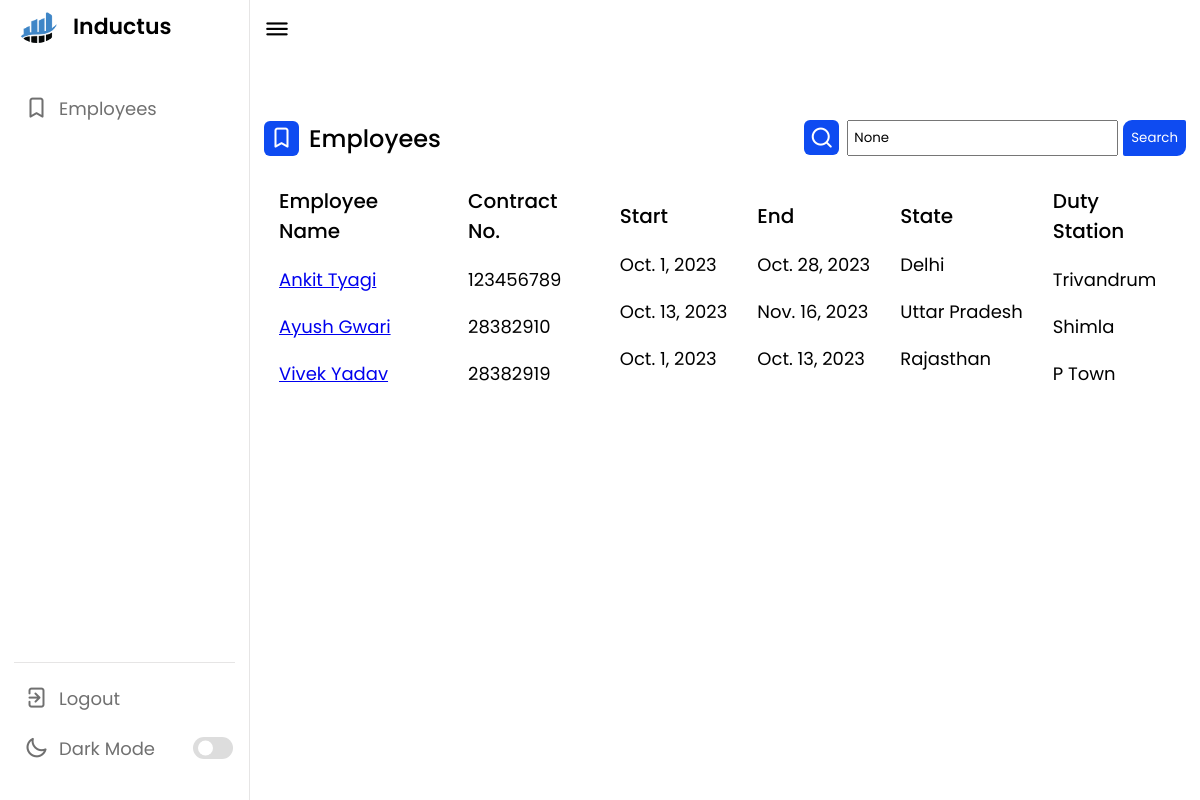
The app's page /search/ (signed in) with its own data.
### base/models.py (models this page shows, shortened)
class Employee(models.Model):
    uuid = models.UUIDField(default = uuid.uuid4,primary_key=True,editable=False)
    Emp_name = models.CharField(max_length=30)
    email = models.EmailField(max_length=50)
    contract_no = models.CharField(unique=True,max_length=15,)
    contract_start_date = models.DateField()
    contract_end_date = models.DateField()
    phone_number = models.CharField(unique=True,max_length=10)
    state = models.CharField(max_length=30)
    duty_station = models.CharField(max_length=40)

### base/views.py (the view)
# urls.py: path('search/',Search,name = "search"),
@login_required(login_url='login')
def Search(request):
    search_query = request.GET.get('search_query')
    if search_query:
        employ = Employee.objects.filter( Q(Emp_name__icontains=search_query) | Q(contract_no__icontains=search_query))
    else:
        employ = Employee.objects.all()
    context = {
        'employ': employ,
        'search_query': search_query,
        }
    return render(request,'employees.html',context)

### base/templates/employees.html (shortened to what this page needs)
{% extends 'base.html' %}
{% load static %}
{% block start %}
<div class="activity">
    <div class="emp-title">
        <div class = "title-wrapper">
        <i class="uil uil-bookmark"></i>
        <span class="text">Employees</span>
    </div>
        <form id = "search-form" method = 'get' action = "/search">
        <div class="search-box">
            <i class="uil uil-search"></i>
            <input name = "search_query" type="text" value = "{{search_query}}"placeholder="Search Employee...">
            <button type = submit style = "  background-color: #04AA6D;
            border: none;
            color: white;
            padding:8px;
            margin-left:5px;
            border-radius: 9px 2px;
            background-color: #0E4BF1;
          ">Search</button>
        </div>
    </form>
    </div>
        <div class="activity-data">
        <div class="data names">
            <span class="data-title">Employee Name</span>
            {% for employee in employ %}
            <span class="data-list"><a href="{% url 'employee' employee.uuid %}">{{employee.Emp_name}}</a></span>
            {% endfor %}
        </div>
        <div class="data email">
            <span class="data-title">Contract No.</span>
            {% for employee in employ %}
            <span class="data-list">{{employee.contract_no}}</span>
            {% endfor %}
        </div>
        <div class="data joined">
            <span class="data-title">Start</span>
            {% for employee in employ %}
            <span class="data-list">{{employee.contract_start_date}}</span>
            {% endfor %}
        </div>
        <div class="data type">
            <span class="data-title">End</span>
            {% for employee in employ %}
            <span class="data-list">{{employee.contract_end_date}}</span>
            {% endfor %}
        </div>
        <div class="data status">
            <span class="data-title">State</span>
            {% for employee in employ %}
            <span class="data-list">{{employee.state}}</span>
            {% endfor %}
        </div>
        <div class="data status">
            <span class="data-title">Duty Station</span>
            {% for employee in employ %}
            <span class="data-list">{{employee.duty_station}}</span>
            {% endfor %}
        </div>
    </div>
{% endblock %}

### static/style.css (style rules this page uses)
* { margin: 0; padding: 0; box-sizing: border-box; font-family: 'Poppins', sans-serif; }
:root { --primary-color: #0E4BF1; --panel-color: #FFF; --text-color: #000; --black-light-color: #707070; --border-color: #e6e5e5; --toggle-color: #DDD; --box1-color: #4DA3FF; --box2-color: #FFE6AC; --box3-color: #E7D1FC; --title-icon-color: #fff; --tran-05: all 0.5s ease; --tran-03: all 0.3s ease; --tran-03: all 0.2s ease; }
body { min-height: 100vh; background-color: var(--primary-color); }
.dash-content .activity .activity-data { display: flex; justify-content: space-between; align-items: center; width: 100%; }
.activity .activity-data { display: flex; }
.activity-data .data { display: flex; flex-direction: column; margin: 0 15px; }
.activity-data .data-title { font-size: 20px; font-weight: 500; color: var(--text-color); }
.activity-data .data .data-list { font-size: 18px; font-weight: 400; margin-top: 20px; white-space: nowrap; color: var(--text-color); }
.title-wrapper { display:flex; }
.search-box { display: flex ; }
.search-box input { margin-left: 8px; padding:5px; }
.emp-title i { position: relative; height: 35px; width: 35px; background-color: var(--primary-color); border-radius: 6px; color: var(--title-icon-color); display: flex; align-items: center; justify-content: center; font-size: 24px; }
.emp-title .text { font-size: 24px; font-weight: 500; color: var(--text-color); margin-left: 10px; }
.emp-title { display: flex; align-items: center; margin: 60px 0 30px 0; justify-content: space-between !important; }

### records on screen
Employee: Emp_name "Ankit Tyagi", contract_no "123456789", contract_start_date "Oct. 1, 2023", contract_end_date "Oct. 28, 2023", state "Delhi", duty_station "Trivandrum"
Employee: Emp_name "Ayush Gwari", contract_no "28382910", contract_start_date "Oct. 13, 2023", contract_end_date "Nov. 16, 2023", state "Uttar Pradesh", duty_station "Shimla"
Employee: Emp_name "Vivek Yadav", contract_no "28382919", contract_start_date "Oct. 1, 2023", contract_end_date "Oct. 13, 2023", state "Rajasthan", duty_station "P Town"
